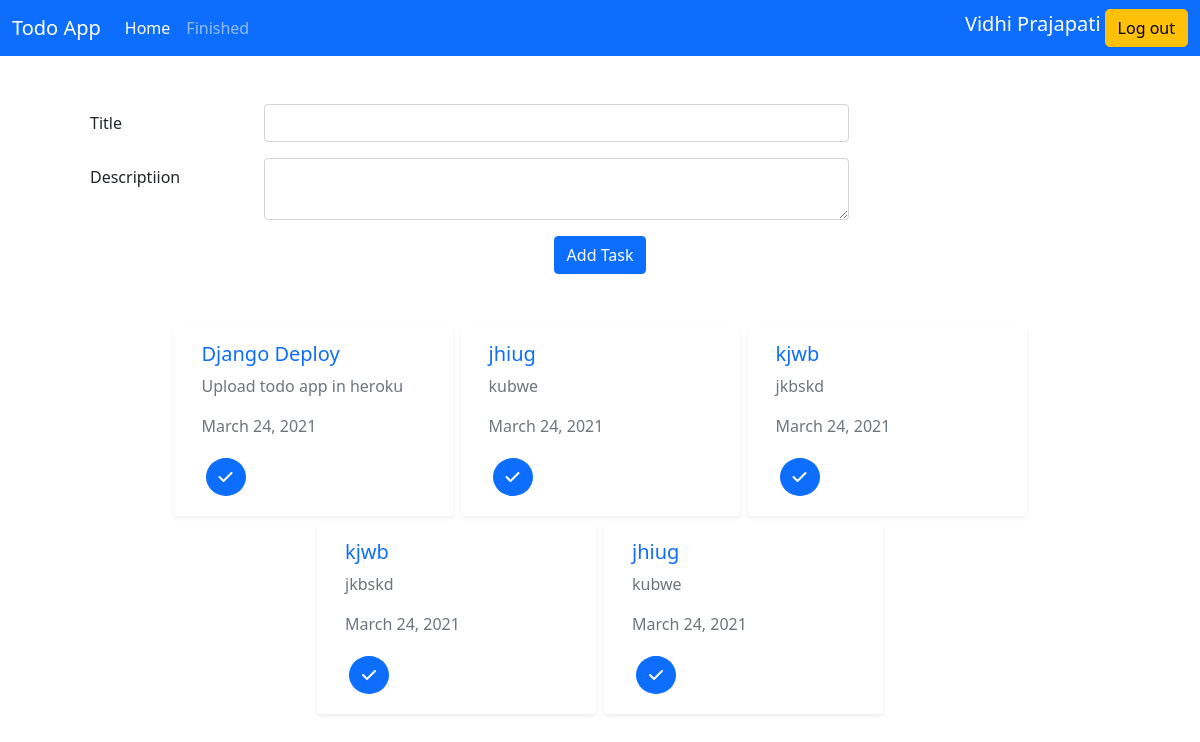
The page / (signed in) on the database its author committed.
### todoapp/models.py (models this page shows, shortened)
class UserTodo(models.Model):
    uid=models.AutoField(primary_key=True)
    name=models.CharField(max_length=30)
    email=models.EmailField()
    password=models.CharField(max_length=256)

class Todos(models.Model):
    tid=models.AutoField(primary_key=True)
    uid=models.ForeignKey(UserTodo,on_delete=models.CASCADE)
    title=models.CharField(max_length=30)
    description=models.CharField(max_length=200)
    status=models.CharField(max_length=10)
    data=models.DateField()

### todoapp/ViewClasses/Home.py (the view, shortened to what this page needs)
# urls.py: 2. Add a URL to urlpatterns:  path('', Home.as_view(), name='home')
class Home(View):
    def get(self,request):
        if "uid" in request.session:
            name=request.session.get('name',"none")
            uid=UserTodo.objects.filter(uid__exact=int(request.session.get("uid"))).get()
            todos=Todos.objects.filter(uid__exact=uid,status="pending").order_by("-tid")
            user={
                "name":name,
                "todos":todos
            }
            return render(request,"home.html",context=user)
        else:
            return redirect("todo:login")

### templates/home.html (shortened to what this page needs)
{% extends 'base.html' %}
{% block body %}
<div class="p-5">
    <form class="m-auto" action="" method="post">
        <div class="row mb-3">
            <label for="inputEmail3" class="col-sm-2 col-form-label">Title</label>
            <div class="col-sm-7">
                <input type="text" class="form-control" id="inputEmail3" name="title">
            </div>
        </div>
        <div class="row mb-3">
            <label for="inputPassword3" class="col-sm-2 col-form-label">Descriptiion</label>
            <div class="col-sm-7 ">
                <textarea type="text" class="form-control" id="inputPassword3" name="description"></textarea>
            </div>
        </div>
        <div class="text-center">
            <button type="submit" class="btn btn-primary">Add Task</button>
        </div>
    </form>
</div>
<div class="tasks container ">
    <div class="row  justify-content-md-center">
        {% for t in todos %}
        <div class="col-3 card shadow-sm border-0 m-1">
            <div class="card-body">
                <h5 class="card-title text-primary">{{ t.title }}</h5>
                <p class="card-text text-secondary">{{ t.description }}</p>
                <p class="card-text text-secondary">{{ t.data }}</p>
                <div class="row p-1">
                    <div class="col">
                        <a href="{% url 'todo:finish' t.tid %}" class="btn btn-primary rounded-circle"><i class="fa fa-check" aria-hidden="true"></i></a>
                    </div>
                </div>
            </div>
        </div>
        {% endfor %}
    </div>
</div>
{% endblock %}

### templates/base.html (shortened to what this page needs)
{% load static %}
<!doctype html>
<html lang="en">
  <head>
    <link href="https://cdn.jsdelivr.net/npm/bootstrap@5.0.0-beta2/dist/css/bootstrap.min.css" rel="stylesheet">
  </head>
  <body>
    <nav class="navbar navbar-expand-lg navbar-dark bg-primary">
        <div class="container-fluid">
          <a class="navbar-brand" href="#">Todo App</a>
          <div class="collapse navbar-collapse" id="navbarSupportedContent">
            <ul class="navbar-nav me-auto mb-2 mb-lg-0">
              <li class="nav-item">
                <a class="nav-link active" aria-current="page" href="/">Home</a>
              </li>
              <li class="nav-item">
                <a class="nav-link" href="{% url 'todo:workfinish' %}">Finished</a>
              </li>
            </ul>
            <div class="d-flex m-1">
              <h5 class="text-white">{{name}}</h5>
            </div>
            <div class="d-flex">
              <a class="btn btn-warning rounded-3 flex-column"  href="logout">Log out</a>
            </div>
          </div>
        </div>
      </nav>
      <div class="container">
          {% block body %}
          {% endblock %}
      </div>
  </body>
</html>

### rows shown on the page
UserTodo: name "Vidhi Prajapati"
Todos: title "Django Deploy", description "Upload todo app in heroku", data "March 24, 2021"
Todos: title "jhiug", description "kubwe", data "March 24, 2021"
Todos: title "kjwb", description "jkbskd", data "March 24, 2021"
Todos: title "kjwb", description "jkbskd", data "March 24, 2021"
Todos: title "jhiug", description "kubwe", data "March 24, 2021"
